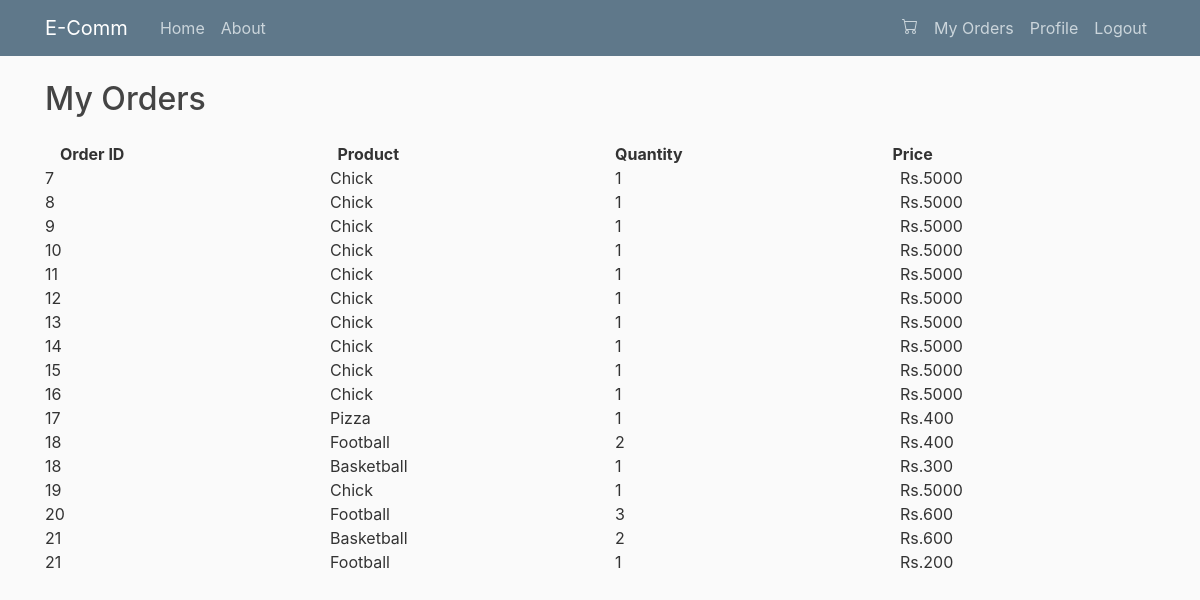
The page /my-orders/ (signed in) on the database its author committed.
### store/models.py (models this page shows, shortened)
class OrderItem(models.Model):
    order = models.ForeignKey(Order, related_name='items', on_delete=models.CASCADE)
    product = models.ForeignKey(Product, related_name='items', on_delete=models.CASCADE)
    price = models.IntegerField()
    quantity = models.IntegerField(default=1)

class Order(models.Model):
    first_name = models.CharField(max_length=200)
    last_name = models.CharField(max_length=200)
    address = models.CharField(max_length=200)
    zipcode = models.CharField(max_length=200)
    city = models.CharField(max_length=200)
    paid_amount = models.IntegerField(blank=True, null=True)
    is_paid = models.BooleanField(default=False)
    created_by = models.ForeignKey(User, related_name='orders', on_delete=models.SET_NULL, null=True)
    created_at = models.DateTimeField(auto_now_add=True)

class Product(models.Model):
    user = models.ForeignKey(User, related_name='products', on_delete=models.CASCADE)
    category = models.ForeignKey(Category, related_name='products', on_delete=models.CASCADE)
    title = models.CharField(max_length=50)
    slug = models.SlugField(max_length=50)
    description = models.TextField(blank=True)
    price = models.IntegerField()
    no_of_items = models.IntegerField(default=1)
    image = models.ImageField(upload_to='uploads/product_images/', blank=True, null=True)
    thumbnail = models.ImageField(upload_to='uploads/product_images/thumbnails/', blank=True, null=True)
    created_at = models.DateTimeField(auto_now_add=True)
    updated_at = models.DateTimeField(auto_now=True)
    class Meta:
        ordering = ('-created_at',)                   # sets the products in the order they were created

### userprofile/views.py (the view)
# urls.py: path('my-orders/', views.my_orders, name='my_orders'),
@login_required
def my_orders(request):
    order_items = OrderItem.objects.filter(order__created_by=request.user)
    return render(request, 'userprofile/my_orders.html', {
        'order_items':order_items,
    })

### store/context_processors.py (called while the page is built)
def cart(request):
    return {'cart':Cart(request)}

### userprofile/templates/userprofile/my_orders.html
{% extends 'core/base.html' %}
{% block content %}
<h2 class="mb-4">My Orders</h2>
<div class="container">
    <div class="row">
      <div class="col-sm">
        <b>Order ID</b>
      </div>
      <div class="col-sm">
        <b>Product</b>
      </div>
      <div class="col-sm">
        <b>Quantity</b>
      </div>
      <div class="col-sm">
        <b>Price</b>
      </div>
    </div>
  </div>
{% for order_item in order_items %}
  <div class="row">
    <div class="col-sm">
      {{ order_item.order.id }}
    </div>
    <div class="col-sm">
      {{ order_item.product.title }}
    </div>
    <div class="col-sm">
      {{ order_item.quantity }}
    </div>
    <div class="col-sm">
      Rs.{{ order_item.price }}
    </div>
  </div>
{% endfor %}
{% endblock content %}

### core/static/core/main.css (style rules this page uses)
body { background: #fafafa; color: #333333; margin-top: 5rem; }
h1, h2, h3, h4, h5, h6 { color: #444444; }

### rows shown on the page
OrderItem: order.id "7", product "Chick", quantity "1", price "5000"
OrderItem: order.id "8", product "Chick", quantity "1", price "5000"
OrderItem: order.id "9", product "Chick", quantity "1", price "5000"
OrderItem: order.id "10", product "Chick", quantity "1", price "5000"
OrderItem: order.id "11", product "Chick", quantity "1", price "5000"
OrderItem: order.id "12", product "Chick", quantity "1", price "5000"
OrderItem: order.id "13", product "Chick", quantity "1", price "5000"
OrderItem: order.id "14", product "Chick", quantity "1", price "5000"
OrderItem: order.id "15", product "Chick", quantity "1", price "5000"
OrderItem: order.id "16", product "Chick", quantity "1", price "5000"
OrderItem: order.id "17", product "Pizza", quantity "1", price "400"
OrderItem: order.id "18", product "Football", quantity "2", price "400"
OrderItem: order.id "18", product "Basketball", quantity "1", price "300"
OrderItem: order.id "19", product "Chick", quantity "1", price "5000"
OrderItem: order.id "20", product "Football", quantity "3", price "600"
OrderItem: order.id "21", product "Basketball", quantity "2", price "600"
OrderItem: order.id "21", product "Football", quantity "1", price "200"
